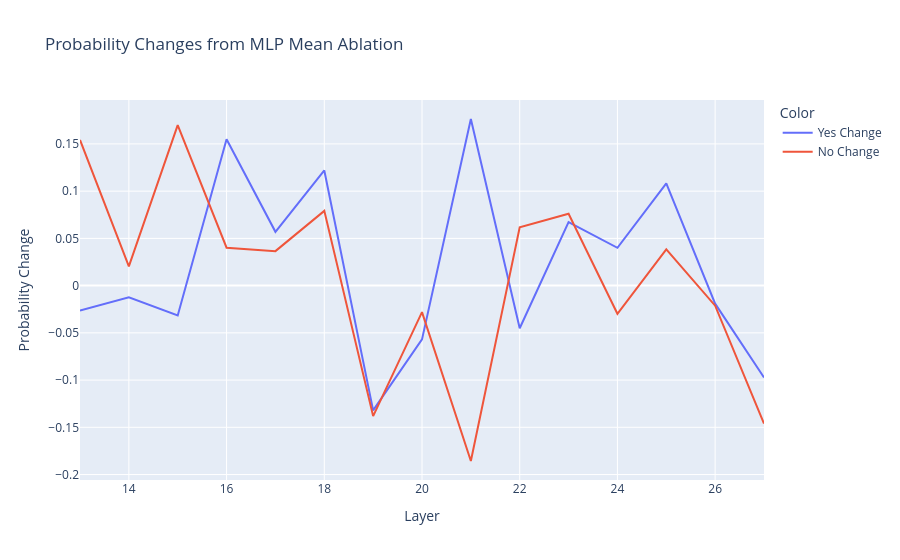

Notebook source saved alongside this figure:
### Code cell
import torch
import numpy as np
from transformer_lens import HookedTransformer
from neel_plotly import *


tokens = model.to_tokens(prompt)

# Get baseline (clean) run
clean_logits, clean_cache = model.run_with_cache(tokens)
yes_token = model.to_single_token("Yes")
no_token = model.to_single_token("No")

# Get baseline probabilities
clean_probs = torch.softmax(clean_logits[0, -1, :], dim=-1)
baseline_yes_prob = clean_probs[yes_token].item()
baseline_no_prob = clean_probs[no_token].item()
baseline_logit_diff = (clean_logits[0, -1, yes_token] - clean_logits[0, -1, no_token]).item()

print(f"Baseline - Yes: {baseline_yes_prob:.3f}, No: {baseline_no_prob:.3f}")
print(f"Baseline logit difference (Yes - No): {baseline_logit_diff:.3f}")

# Function to create mean ablation hook for a specific MLP layer
def create_mlp_ablation_hook(layer_idx, clean_cache):
    """Creates a hook that replaces MLP output with its mean across sequence positions"""
    def ablation_hook(mlp_out, hook):
        # mlp_out shape: [batch, seq_len, d_model]
        # Replace with mean across sequence dimension
        mean_activation = clean_cache[f"blocks.{layer_idx}.mlp.hook_post"].mean(dim=1, keepdim=True)
        # Broadcast to all sequence positions
        mlp_out[:] = mean_activation
        return mlp_out
    return ablation_hook

# Test ablation of individual MLP layers
n_layers = model.cfg.n_layers
layer_results = []
layers_to_test = range(max(0, n_layers-15), n_layers)  # Test last 15 layers

print(f"\nTesting ablation of MLP layers {min(layers_to_test)} to {max(layers_to_test)}:")
print("-" * 60)

for layer_idx in layers_to_test:
    # Create the ablation hook
    hook_fn = create_mlp_ablation_hook(layer_idx, clean_cache)
    
    # Run with ablation
    with model.hooks(fwd_hooks=[(f"blocks.{layer_idx}.mlp.hook_post", hook_fn)]):
        ablated_logits = model(tokens)
    
    # Calculate results
    ablated_probs = torch.softmax(ablated_logits[0, -1, :], dim=-1)
    ablated_yes_prob = ablated_probs[yes_token].item()
    ablated_no_prob = ablated_probs[no_token].item()
    ablated_logit_diff = (ablated_logits[0, -1, yes_token] - ablated_logits[0, -1, no_token]).item()
    
    # Calculate changes
    yes_prob_change = ablated_yes_prob - baseline_yes_prob
    no_prob_change = ablated_no_prob - baseline_no_prob
    logit_diff_change = ablated_logit_diff - baseline_logit_diff
    
    layer_results.append({
        'layer': layer_idx,
        'yes_prob_change': yes_prob_change,
        'no_prob_change': no_prob_change,
        'logit_diff_change': logit_diff_change,
        'ablated_yes_prob': ablated_yes_prob,
        'ablated_no_prob': ablated_no_prob
    })
    
    print(f"Layer {layer_idx:2d}: Yes Δ={yes_prob_change:+.3f}, No Δ={no_prob_change:+.3f}, "
          f"LogitDiff Δ={logit_diff_change:+.3f}")

# Convert to arrays for plotting
layers = [r['layer'] for r in layer_results]
yes_changes = [r['yes_prob_change'] for r in layer_results]
no_changes = [r['no_prob_change'] for r in layer_results]
logit_diff_changes = [r['logit_diff_change'] for r in layer_results]

# Plot probability changes
prob_changes = np.array([yes_changes, no_changes])
line(
    prob_changes,
    x=layers,
    title="Probability Changes from MLP Mean Ablation",
    xaxis="Layer",
    yaxis="Probability Change",
    line_labels=["Yes Change", "No Change"]
)

# Plot logit difference changes
line(
    logit_diff_changes,
    x=layers,
    title="Logit Difference Changes from MLP Mean Ablation",
    xaxis="Layer", 
    yaxis="Logit Difference Change (Yes - No)",
    line_labels=["Logit Diff Change"]
)

# Find most important layers
most_impactful = sorted(layer_results, key=lambda x: abs(x['logit_diff_change']), reverse=True)
print(f"\nMost impactful MLP layers (by absolute logit difference change):")
print("-" * 60)
for i, result in enumerate(most_impactful[:5]):
    print(f"{i+1}. Layer {result['layer']}: Logit diff change = {result['logit_diff_change']:+.3f}")
    print(f"   Final probs after ablation - Yes: {result['ablated_yes_prob']:.3f}, No: {result['ablated_no_prob']:.3f}")

# Test multiple layer ablation for the most impactful layers
#print(f"\nTesting simultaneous ablation of top 1 most impactful layer:")
#top_3_layers = [r['layer'] for r in most_impactful[:5]]

top_3_layers = [21]
print(f"Ablating layer: {top_3_layers}")

# Create multiple hooks
hooks = []
for layer_idx in top_3_layers:
    hook_fn = create_mlp_ablation_hook(layer_idx, clean_cache)
    hooks.append((f"blocks.{layer_idx}.mlp.hook_post", hook_fn))

# Run with multiple ablations
with model.hooks(fwd_hooks=hooks):
    multi_ablated_logits = model(tokens)

multi_ablated_probs = torch.softmax(multi_ablated_logits[0, -1, :], dim=-1)
multi_yes_prob = multi_ablated_probs[yes_token].item()
multi_no_prob = multi_ablated_probs[no_token].item()
multi_logit_diff = (multi_ablated_logits[0, -1, yes_token] - multi_ablated_logits[0, -1, no_token]).item()

print(f"Results with top 1 layer ablated:")
print(f"Yes: {baseline_yes_prob:.3f} → {multi_yes_prob:.3f} (Δ={multi_yes_prob-baseline_yes_prob:+.3f})")
print(f"No:  {baseline_no_prob:.3f} → {multi_no_prob:.3f} (Δ={multi_no_prob-baseline_no_prob:+.3f})")
print(f"Logit diff: {baseline_logit_diff:.3f} → {multi_logit_diff:.3f} (Δ={multi_logit_diff-baseline_logit_diff:+.3f})")

# Check if decision flipped
baseline_decision = "Yes" if baseline_yes_prob > baseline_no_prob else "No"
multi_ablated_decision = "Yes" if multi_yes_prob > multi_no_prob else "No"
print(f"\nDecision change: {baseline_decision} → {multi_ablated_decision}")
if baseline_decision != multi_ablated_decision:
    print("🔥 DECISION FLIPPED! These MLP layers are causally important.")
else:
    print("Decision unchanged, but probabilities shifted.")

### Figure 1 — Plotly figure (JSON) as saved in the notebook; plotly's stock layout.template omitted (floating-point values rounded to 4 significant figures)
{"data": [{"hovertemplate": "Color=Yes Change<br>Layer=%{x}<br>Probability Change=%{y}<extra></extra>", "legendgroup": "0", "line": {"color": "#636efa", "dash": "solid"}, "marker": {"symbol": "circle"}, "mode": "lines", "name": "Yes Change", "orientation": "v", "showlegend": true, "type": "scatter", "x": [13, 14, 15, 16, 17, 18, 19, 20, 21, 22, 23, 24, 25, 26, 27], "xaxis": "x", "y": [-0.02629, -0.01239, -0.03157, 0.155, 0.05696, 0.1219, -0.1321, -0.05695, 0.1764, -0.04514, 0.06727, 0.04004, 0.1082, -0.0191, -0.09723], "yaxis": "y"}, {"hovertemplate": "Color=No Change<br>Layer=%{x}<br>Probability Change=%{y}<extra></extra>", "legendgroup": "1", "line": {"color": "#EF553B", "dash": "solid"}, "marker": {"symbol": "circle"}, "mode": "lines", "name": "No Change", "orientation": "v", "showlegend": true, "type": "scatter", "x": [13, 14, 15, 16, 17, 18, 19, 20, 21, 22, 23, 24, 25, 26, 27], "xaxis": "x", "y": [0.1543, 0.02045, 0.1698, 0.04013, 0.0365, 0.07912, -0.1382, -0.02807, -0.1857, 0.06177, 0.07608, -0.02981, 0.03845, -0.02124, -0.146], "yaxis": "y"}], "layout": {"legend": {"title": {"text": "Color"}, "tracegroupgap": 0}, "title": {"text": "Probability Changes from MLP Mean Ablation"}, "xaxis": {"anchor": "y", "domain": [0, 1], "title": {"text": "Layer"}}, "yaxis": {"anchor": "x", "domain": [0, 1], "title": {"text": "Probability Change"}}}}
